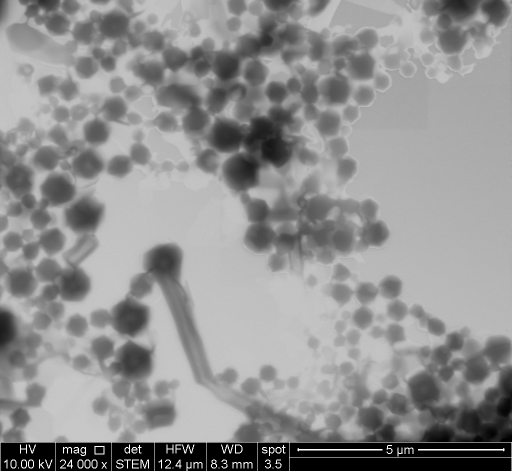
#> input picture Source/corner/img1.tif, 1024 x 943 px (shown at 1/2 size)
$ python recognition2.py --image corner/img1.tif   (Python 2 division)   (older library calls are emulated)
#> lines starting #> are read from the running program, lines starting #| are printed output that depends on the picture; after the words box and inside, x2 and y2 are one past the last pixel; in counts of white or black regions, pixels touching at a corner belong together
# -*- coding: utf-8 -*-

import cv2
import numpy as np
import argparse
import imutils

tresh = 100
max_tresh = 255


ap = argparse.ArgumentParser()
ap.add_argument("-i", "--image", required=True,
                help="path to the input image")
args = vars(ap.parse_args())

# load the image and resize it to a smaller factor so that
# the shapes can be approximated better
img = cv2.imread(args["image"],0)
#> img is the input picture: shape (943, 1024); min 0, max 255, mean 145
img = cv2.medianBlur(img,5)
cimg = cv2.cvtColor(img,cv2.COLOR_GRAY2BGR)

ret,thresh1 = cv2.threshold(img,170,255,cv2.THRESH_BINARY);
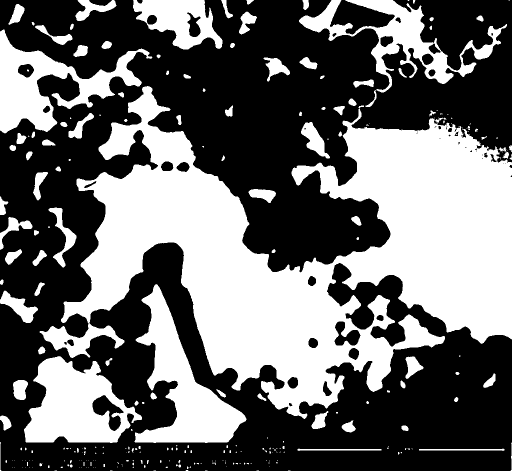
#> thresh1: shape (943, 1024) (shown at 1/2 size); 42% white; 270 white regions (166 under 20 px)
# Find contours
im2, contours, hierarchy = cv2.findContours(thresh1,cv2.RETR_TREE,cv2.CHAIN_APPROX_SIMPLE)
#> contours = 328 contours, 210 with area under 20; largest, box (x1, y1, x2, y2) and area: (79, 172, 1024, 838) 275111, (48, 712, 284, 886) 25750, (269, 568, 493, 886) 25658, (0, 59, 305, 267) 22172, (598, 0, 1014, 185) 18854

#rotrect = cv2.minAreaRect(contours)

# Find the rotated rectangles and ellipses for each contour
minRect = [0]*len(contours)
#> minRect = 328 values from 0 to 0
minEllipse = [0]*len(contours)
#> minEllipse = 328 values from 0 to 0

for i in range(len(contours)):
    minRect[i] = cv2.minAreaRect( contours[i] )
    if len(contours[i]) > 5:
        minEllipse[i] = cv2.fitEllipse( contours[i] )
#> after the loop, minEllipse = 328 items, first 6: 0, 0, 0, 0, 0, 0; minRect = 328 items

# Draw contours + rotated rects + ellipses
# drawing = np.zeros( len(thresh1), cv2.CV_8UC3 )
drawing = img
for i in range(len(contours)):
    color = [255,0,0]
    # contour
    cv2.drawContours( drawing, contours, i, color, 3)
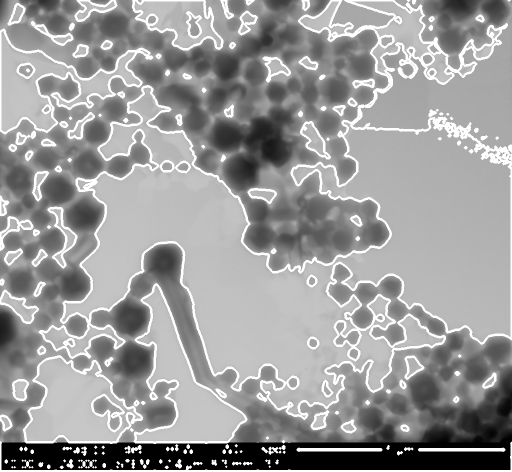
#> drawing: shape (943, 1024) (shown at 1/2 size); min 0, max 255, mean 153.9
    # ellipse
    # cv2.ellipse( drawing, minEllipse[i], color, 2, 8 )
    # rotated rectangle
    #Point2f rect_points[4]; minRect[i].points( rect_points );
    #for( int j = 0; j < 4; j++ )
    #  line( drawing, rect_points[j], rect_points[(j+1)%4], color, 1, 8 );

img = cv2.imread(args["image"],0)
original_img = cv2.imread(args["image"],0)
img2 = thresh1

skin_row_index = 0
skin_pixel_index = 0
its_skin = False
for row in img:
    skin_pixel_index = 0
    for pixel in row:
        skin_pixel = img2[skin_row_index][skin_pixel_index]
        if skin_pixel != 255:  # WHITE
            img2[skin_row_index][skin_pixel_index] = img[skin_row_index][skin_pixel_index]
        else:
            img2[skin_row_index][skin_pixel_index] = 255
        skin_pixel_index += 1
    skin_row_index += 1
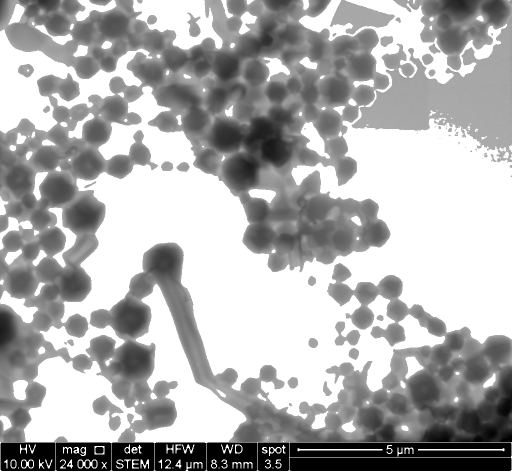
#> img2: shape (943, 1024) (shown at 1/2 size); min 0, max 255, mean 174.2
#> after the loop, skin_row_index = 943

img = cv2.cvtColor(img2, cv2.COLOR_GRAY2BGR)
#> img: shape (943, 1024, 3)

b,g,r = cv2.split(img)
rgb_img = cv2.merge([r,g,b])

gray = cv2.cvtColor(img,cv2.COLOR_BGR2GRAY)
ret, thresh = cv2.threshold(gray,200,255,cv2.THRESH_BINARY_INV+cv2.THRESH_OTSU)
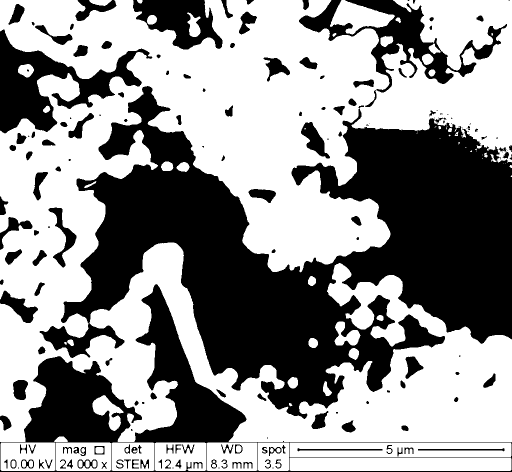
#> thresh: shape (943, 1024) (shown at 1/2 size); 57.5% white; 179 black regions (43 under 20 px), largest, box (x1, y1, x2, y2) and area: (79, 172, 1024, 838) 274008, (0, 568, 1024, 943) 53038, (0, 59, 305, 267) 22074
#> ret = 184


# noise removal
kernel = np.ones((1,1),np.uint8)
#opening = cv2.morphologyEx(thresh,cv2.MORPH_OPEN,kernel, iterations = 2)
closing = cv2.morphologyEx(thresh,cv2.MORPH_CLOSE,kernel, iterations = 20)

# sure background area
sure_bg = cv2.dilate(closing,kernel,iterations=20)

# Finding sure foreground area
dist_transform = cv2.distanceTransform(sure_bg,cv2.DIST_L2,0)
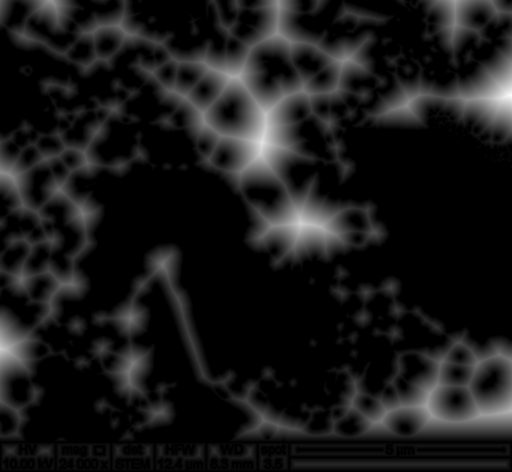
#> dist_transform: shape (943, 1024) float32 (shown at 1/2 size); min 0, max 89.49, mean 8.9; drawn with min black and max white

# Threshold
ret, sure_fg = cv2.threshold(dist_transform,0.1*dist_transform.max(),255,160)
#> ret = 8.95


# Finding unknown region
#> (the run stopped early here; a loop or call above may not have finished)
